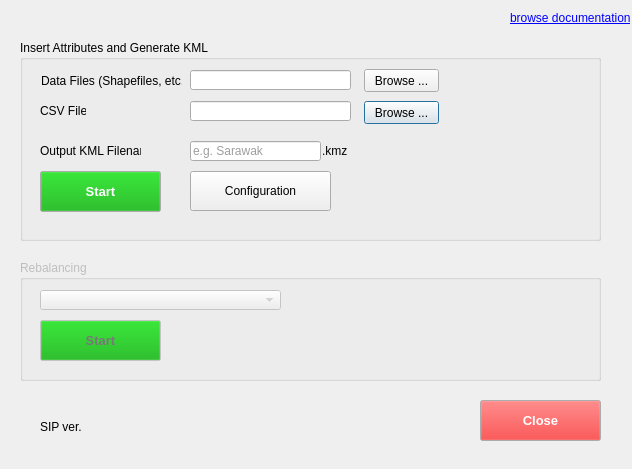
<?xml version="1.0" encoding="UTF-8"?>
<ui version="4.0">
 <class>DelimitationBuilder</class>
 <widget class="QDialog" name="DelimitationBuilder">
  <property name="geometry">
   <rect>
    <x>0</x>
    <y>0</y>
    <width>632</width>
    <height>469</height>
   </rect>
  </property>
  <property name="sizePolicy">
   <sizepolicy hsizetype="Fixed" vsizetype="Fixed">
    <horstretch>0</horstretch>
    <verstretch>0</verstretch>
   </sizepolicy>
  </property>
  <property name="windowTitle">
   <string>DelimitationBuilder</string>
  </property>
  <property name="windowIcon">
   <iconset>
    <normaloff>icon.png</normaloff>
    <normalon>icon.png</normalon>icon.png</iconset>
  </property>
  <property name="toolTip">
   <string notr="true"/>
  </property>
  <property name="statusTip">
   <string notr="true"/>
  </property>
  <property name="whatsThis">
   <string notr="true"/>
  </property>
  <property name="locale">
   <locale language="English" country="NewZealand"/>
  </property>
  <widget class="QGroupBox" name="input_parameters">
   <property name="geometry">
    <rect>
     <x>20</x>
     <y>40</y>
     <width>581</width>
     <height>201</height>
    </rect>
   </property>
   <property name="title">
    <string>Insert Attributes and Generate KML</string>
   </property>
   <widget class="QLabel" name="label">
    <property name="geometry">
     <rect>
      <x>20</x>
      <y>61</y>
      <width>46</width>
      <height>20</height>
     </rect>
    </property>
    <property name="text">
     <string>CSV File</string>
    </property>
   </widget>
   <widget class="QLabel" name="label_3">
    <property name="geometry">
     <rect>
      <x>20</x>
      <y>101</y>
      <width>101</width>
      <height>20</height>
     </rect>
    </property>
    <property name="text">
     <string>Output KML Filename</string>
    </property>
   </widget>
   <widget class="QLineEdit" name="csvFile">
    <property name="geometry">
     <rect>
      <x>170</x>
      <y>61</y>
      <width>161</width>
      <height>20</height>
     </rect>
    </property>
    <property name="palette">
     <palette>
      <active>
       <colorrole role="Text">
        <brush brushstyle="SolidPattern">
         <color alpha="255">
          <red>62</red>
          <green>62</green>
          <blue>62</blue>
         </color>
        </brush>
       </colorrole>
      </active>
      <inactive>
       <colorrole role="Text">
        <brush brushstyle="SolidPattern">
         <color alpha="255">
          <red>62</red>
          <green>62</green>
          <blue>62</blue>
         </color>
        </brush>
       </colorrole>
      </inactive>
      <disabled>
       <colorrole role="Text">
        <brush brushstyle="SolidPattern">
         <color alpha="255">
          <red>120</red>
          <green>120</green>
          <blue>120</blue>
         </color>
        </brush>
       </colorrole>
      </disabled>
     </palette>
    </property>
    <property name="text">
     <string/>
    </property>
    <property name="dragEnabled">
     <bool>true</bool>
    </property>
    <property name="readOnly">
     <bool>false</bool>
    </property>
   </widget>
   <widget class="QPushButton" name="BtCvsFile">
    <property name="geometry">
     <rect>
      <x>344</x>
      <y>61</y>
      <width>75</width>
      <height>23</height>
     </rect>
    </property>
    <property name="text">
     <string>Browse ...</string>
    </property>
   </widget>
   <widget class="QLineEdit" name="kmlOut">
    <property name="geometry">
     <rect>
      <x>170</x>
      <y>101</y>
      <width>131</width>
      <height>20</height>
     </rect>
    </property>
    <property name="palette">
     <palette>
      <active>
       <colorrole role="Text">
        <brush brushstyle="SolidPattern">
         <color alpha="255">
          <red>62</red>
          <green>62</green>
          <blue>62</blue>
         </color>
        </brush>
       </colorrole>
      </active>
      <inactive>
       <colorrole role="Text">
        <brush brushstyle="SolidPattern">
         <color alpha="255">
          <red>62</red>
          <green>62</green>
          <blue>62</blue>
         </color>
        </brush>
       </colorrole>
      </inactive>
      <disabled>
       <colorrole role="Text">
        <brush brushstyle="SolidPattern">
         <color alpha="255">
          <red>120</red>
          <green>120</green>
          <blue>120</blue>
         </color>
        </brush>
       </colorrole>
      </disabled>
     </palette>
    </property>
    <property name="text">
     <string/>
    </property>
    <property name="dragEnabled">
     <bool>true</bool>
    </property>
    <property name="placeholderText">
     <string>e.g. Sarawak</string>
    </property>
   </widget>
   <widget class="QPushButton" name="btGenerate">
    <property name="geometry">
     <rect>
      <x>20</x>
      <y>131</y>
      <width>121</width>
      <height>41</height>
     </rect>
    </property>
    <property name="palette">
     <palette>
      <active>
       <colorrole role="Button">
        <brush brushstyle="SolidPattern">
         <color alpha="255">
          <red>0</red>
          <green>170</green>
          <blue>0</blue>
         </color>
        </brush>
       </colorrole>
       <colorrole role="ButtonText">
        <brush brushstyle="SolidPattern">
         <color alpha="255">
          <red>255</red>
          <green>255</green>
          <blue>255</blue>
         </color>
        </brush>
       </colorrole>
      </active>
      <inactive>
       <colorrole role="Button">
        <brush brushstyle="SolidPattern">
         <color alpha="255">
          <red>0</red>
          <green>170</green>
          <blue>0</blue>
         </color>
        </brush>
       </colorrole>
       <colorrole role="ButtonText">
        <brush brushstyle="SolidPattern">
         <color alpha="255">
          <red>255</red>
          <green>255</green>
          <blue>255</blue>
         </color>
        </brush>
       </colorrole>
      </inactive>
      <disabled>
       <colorrole role="Button">
        <brush brushstyle="SolidPattern">
         <color alpha="255">
          <red>0</red>
          <green>170</green>
          <blue>0</blue>
         </color>
        </brush>
       </colorrole>
       <colorrole role="ButtonText">
        <brush brushstyle="SolidPattern">
         <color alpha="255">
          <red>120</red>
          <green>120</green>
          <blue>120</blue>
         </color>
        </brush>
       </colorrole>
      </disabled>
     </palette>
    </property>
    <property name="font">
     <font>
      <pointsize>10</pointsize>
      <weight>75</weight>
      <bold>true</bold>
     </font>
    </property>
    <property name="text">
     <string>Start</string>
    </property>
   </widget>
   <widget class="QLabel" name="label_2">
    <property name="geometry">
     <rect>
      <x>21</x>
      <y>31</y>
      <width>141</width>
      <height>20</height>
     </rect>
    </property>
    <property name="text">
     <string>Data Files (Shapefiles, etc.)</string>
    </property>
   </widget>
   <widget class="QLineEdit" name="inputDir">
    <property name="geometry">
     <rect>
      <x>170</x>
      <y>30</y>
      <width>161</width>
      <height>20</height>
     </rect>
    </property>
    <property name="palette">
     <palette>
      <active>
       <colorrole role="Text">
        <brush brushstyle="SolidPattern">
         <color alpha="255">
          <red>62</red>
          <green>62</green>
          <blue>62</blue>
         </color>
        </brush>
       </colorrole>
      </active>
      <inactive>
       <colorrole role="Text">
        <brush brushstyle="SolidPattern">
         <color alpha="255">
          <red>62</red>
          <green>62</green>
          <blue>62</blue>
         </color>
        </brush>
       </colorrole>
      </inactive>
      <disabled>
       <colorrole role="Text">
        <brush brushstyle="SolidPattern">
         <color alpha="255">
          <red>120</red>
          <green>120</green>
          <blue>120</blue>
         </color>
        </brush>
       </colorrole>
      </disabled>
     </palette>
    </property>
    <property name="text">
     <string/>
    </property>
    <property name="dragEnabled">
     <bool>true</bool>
    </property>
    <property name="readOnly">
     <bool>false</bool>
    </property>
   </widget>
   <widget class="QPushButton" name="BtInputDir">
    <property name="geometry">
     <rect>
      <x>344</x>
      <y>29</y>
      <width>75</width>
      <height>23</height>
     </rect>
    </property>
    <property name="text">
     <string>Browse ...</string>
    </property>
   </widget>
   <widget class="QPushButton" name="btEditConfig">
    <property name="geometry">
     <rect>
      <x>170</x>
      <y>131</y>
      <width>141</width>
      <height>40</height>
     </rect>
    </property>
    <property name="text">
     <string>Configuration</string>
    </property>
   </widget>
   <widget class="QLabel" name="label_4">
    <property name="geometry">
     <rect>
      <x>302</x>
      <y>101</y>
      <width>31</width>
      <height>20</height>
     </rect>
    </property>
    <property name="text">
     <string>.kmz</string>
    </property>
   </widget>
  </widget>
  <widget class="QPushButton" name="btCancel">
   <property name="geometry">
    <rect>
     <x>480</x>
     <y>400</y>
     <width>121</width>
     <height>41</height>
    </rect>
   </property>
   <property name="palette">
    <palette>
     <active>
      <colorrole role="WindowText">
       <brush brushstyle="SolidPattern">
        <color alpha="255">
         <red>255</red>
         <green>255</green>
         <blue>255</blue>
        </color>
       </brush>
      </colorrole>
      <colorrole role="Button">
       <brush brushstyle="SolidPattern">
        <color alpha="255">
         <red>255</red>
         <green>0</green>
         <blue>0</blue>
        </color>
       </brush>
      </colorrole>
      <colorrole role="Text">
       <brush brushstyle="SolidPattern">
        <color alpha="255">
         <red>255</red>
         <green>255</green>
         <blue>255</blue>
        </color>
       </brush>
      </colorrole>
      <colorrole role="ButtonText">
       <brush brushstyle="SolidPattern">
        <color alpha="255">
         <red>255</red>
         <green>255</green>
         <blue>255</blue>
        </color>
       </brush>
      </colorrole>
     </active>
     <inactive>
      <colorrole role="WindowText">
       <brush brushstyle="SolidPattern">
        <color alpha="255">
         <red>255</red>
         <green>255</green>
         <blue>255</blue>
        </color>
       </brush>
      </colorrole>
      <colorrole role="Button">
       <brush brushstyle="SolidPattern">
        <color alpha="255">
         <red>255</red>
         <green>0</green>
         <blue>0</blue>
        </color>
       </brush>
      </colorrole>
      <colorrole role="Text">
       <brush brushstyle="SolidPattern">
        <color alpha="255">
         <red>255</red>
         <green>255</green>
         <blue>255</blue>
        </color>
       </brush>
      </colorrole>
      <colorrole role="ButtonText">
       <brush brushstyle="SolidPattern">
        <color alpha="255">
         <red>255</red>
         <green>255</green>
         <blue>255</blue>
        </color>
       </brush>
      </colorrole>
     </inactive>
     <disabled>
      <colorrole role="WindowText">
       <brush brushstyle="SolidPattern">
        <color alpha="255">
         <red>120</red>
         <green>120</green>
         <blue>120</blue>
        </color>
       </brush>
      </colorrole>
      <colorrole role="Button">
       <brush brushstyle="SolidPattern">
        <color alpha="255">
         <red>255</red>
         <green>0</green>
         <blue>0</blue>
        </color>
       </brush>
      </colorrole>
      <colorrole role="Text">
       <brush brushstyle="SolidPattern">
        <color alpha="255">
         <red>120</red>
         <green>120</green>
         <blue>120</blue>
        </color>
       </brush>
      </colorrole>
      <colorrole role="ButtonText">
       <brush brushstyle="SolidPattern">
        <color alpha="255">
         <red>120</red>
         <green>120</green>
         <blue>120</blue>
        </color>
       </brush>
      </colorrole>
     </disabled>
    </palette>
   </property>
   <property name="font">
    <font>
     <pointsize>10</pointsize>
     <weight>75</weight>
     <bold>true</bold>
    </font>
   </property>
   <property name="text">
    <string>Close</string>
   </property>
  </widget>
  <widget class="QGroupBox" name="groupBox">
   <property name="enabled">
    <bool>false</bool>
   </property>
   <property name="geometry">
    <rect>
     <x>20</x>
     <y>260</y>
     <width>581</width>
     <height>121</height>
    </rect>
   </property>
   <property name="accessibleName">
    <string/>
   </property>
   <property name="title">
    <string>Rebalancing</string>
   </property>
   <widget class="QComboBox" name="selector_layers">
    <property name="geometry">
     <rect>
      <x>20</x>
      <y>30</y>
      <width>241</width>
      <height>20</height>
     </rect>
    </property>
    <property name="acceptDrops">
     <bool>true</bool>
    </property>
    <property name="maxVisibleItems">
     <number>1000</number>
    </property>
    <property name="maxCount">
     <number>1000</number>
    </property>
    <property name="sizeAdjustPolicy">
     <enum>QComboBox::AdjustToMinimumContentsLength</enum>
    </property>
    <property name="minimumContentsLength">
     <number>1</number>
    </property>
   </widget>
   <widget class="QPushButton" name="btRebalance">
    <property name="geometry">
     <rect>
      <x>20</x>
      <y>60</y>
      <width>121</width>
      <height>41</height>
     </rect>
    </property>
    <property name="palette">
     <palette>
      <active>
       <colorrole role="Button">
        <brush brushstyle="SolidPattern">
         <color alpha="255">
          <red>0</red>
          <green>170</green>
          <blue>0</blue>
         </color>
        </brush>
       </colorrole>
       <colorrole role="ButtonText">
        <brush brushstyle="SolidPattern">
         <color alpha="255">
          <red>255</red>
          <green>255</green>
          <blue>255</blue>
         </color>
        </brush>
       </colorrole>
      </active>
      <inactive>
       <colorrole role="Button">
        <brush brushstyle="SolidPattern">
         <color alpha="255">
          <red>0</red>
          <green>170</green>
          <blue>0</blue>
         </color>
        </brush>
       </colorrole>
       <colorrole role="ButtonText">
        <brush brushstyle="SolidPattern">
         <color alpha="255">
          <red>255</red>
          <green>255</green>
          <blue>255</blue>
         </color>
        </brush>
       </colorrole>
      </inactive>
      <disabled>
       <colorrole role="Button">
        <brush brushstyle="SolidPattern">
         <color alpha="255">
          <red>0</red>
          <green>170</green>
          <blue>0</blue>
         </color>
        </brush>
       </colorrole>
       <colorrole role="ButtonText">
        <brush brushstyle="SolidPattern">
         <color alpha="255">
          <red>120</red>
          <green>120</green>
          <blue>120</blue>
         </color>
        </brush>
       </colorrole>
      </disabled>
     </palette>
    </property>
    <property name="font">
     <font>
      <pointsize>10</pointsize>
      <weight>75</weight>
      <bold>true</bold>
     </font>
    </property>
    <property name="text">
     <string>Start</string>
    </property>
   </widget>
  </widget>
  <widget class="QLabel" name="labelSIP">
   <property name="geometry">
    <rect>
     <x>40</x>
     <y>420</y>
     <width>46</width>
     <height>13</height>
    </rect>
   </property>
   <property name="text">
    <string>SIP ver.</string>
   </property>
  </widget>
  <widget class="QLabel" name="link_doc">
   <property name="geometry">
    <rect>
     <x>510</x>
     <y>10</y>
     <width>121</width>
     <height>16</height>
    </rect>
   </property>
   <property name="text">
    <string>&lt;a href='https://docs.google.com/document/d/1WnJG9b0KiuwV27_ZnRKpjO5SmCvAOHDk8aEdjqcmIEQ/edit?usp=sharing'&gt;browse documentation&lt;/a&gt;</string>
   </property>
   <property name="textFormat">
    <enum>Qt::AutoText</enum>
   </property>
   <property name="openExternalLinks">
    <bool>true</bool>
   </property>
  </widget>
 </widget>
 <tabstops>
  <tabstop>inputDir</tabstop>
  <tabstop>BtInputDir</tabstop>
  <tabstop>csvFile</tabstop>
  <tabstop>BtCvsFile</tabstop>
  <tabstop>kmlOut</tabstop>
  <tabstop>btGenerate</tabstop>
  <tabstop>btEditConfig</tabstop>
  <tabstop>selector_layers</tabstop>
  <tabstop>btRebalance</tabstop>
  <tabstop>btCancel</tabstop>
 </tabstops>
 <resources/>
 <connections>
  <connection>
   <sender>btCancel</sender>
   <signal>clicked()</signal>
   <receiver>DelimitationBuilder</receiver>
   <slot>close()</slot>
   <hints>
    <hint type="sourcelabel">
     <x>540</x>
     <y>490</y>
    </hint>
    <hint type="destinationlabel">
     <x>324</x>
     <y>124</y>
    </hint>
   </hints>
  </connection>
 </connections>
</ui>
